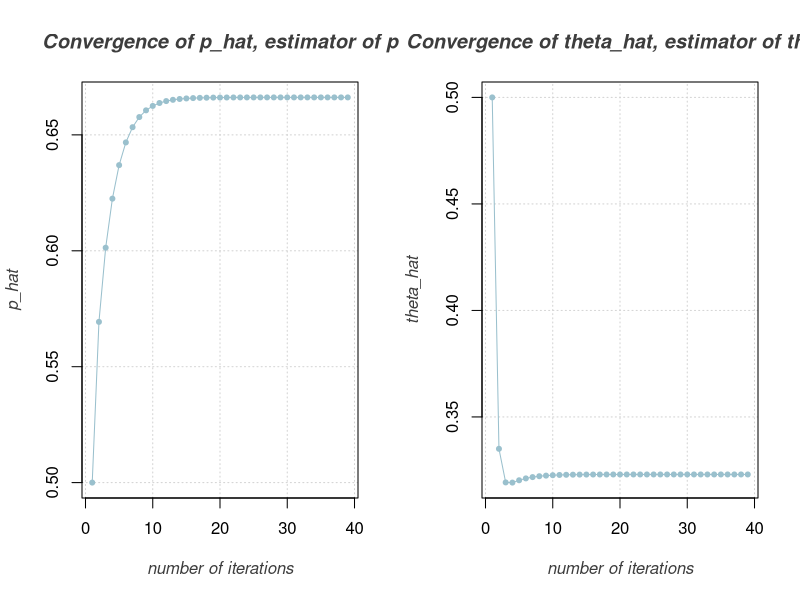
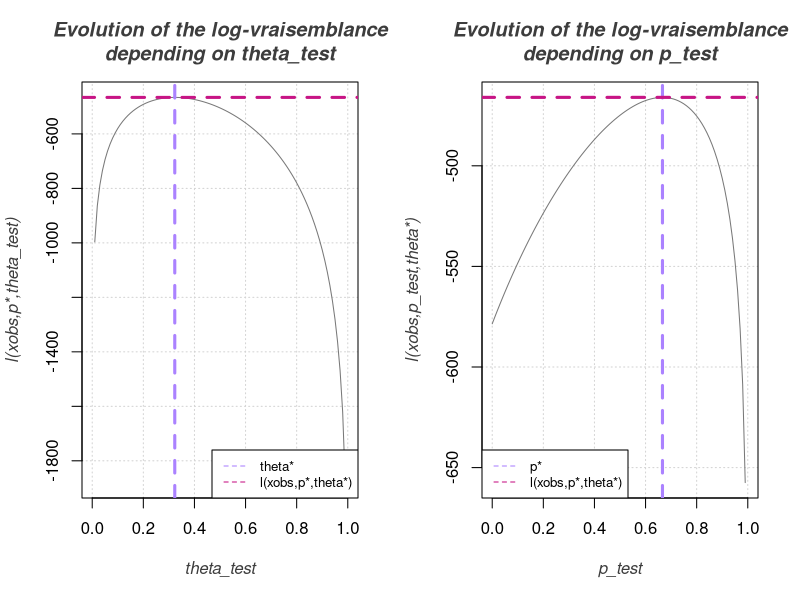

Recreate these plots in R, in order.
#Exercice 1

log_likelihood <- function(x,p,theta){
  p_AA <- p*(1-theta) + (1-p)*(1-theta)**2
  p_aA <- 2*(1-p)*theta*(1-theta)
  p_aa <-p*theta+(1-p)*theta**2
  n_AA <- sum(x=="AA")
  n_aa <- sum(x=="aa")
  n_aA <- sum(x=="aA")
  return(n_AA*log(p_AA)+n_aa*log(p_aa)+n_aA*log(p_aA))
}

est_EM <- function(x,n_em,epsilon,p_0, theta_0) {
  
  # initialization
  n <- length(x)
  p <- rep(0,n_em+1)
  theta <- rep(0,n_em+1)
  like <- rep(0,n_em)
  p[1] <- p_0
  theta[1] <- theta_0
  like[1] <- log_likelihood(x,p[1],theta[1])
  
  n_AA <- sum(x=="AA")
  n_aa <- sum(x=="aa")
  n_aA <- sum(x=="aA")
  
  # Maximization
  for (t in 1:n_em){
    
    
    p_AA1 <- p[t]*(1-theta[t])/(p[t]*(1-theta[t])+(1-p[t])*(1-theta[t])**2)
    p_AA0 <- (1-p[t])*(1-theta[t])**2/(p[t]*(1-theta[t])+(1-p[t])*(1-theta[t])**2)
    p_aa1 <- p[t]*theta[t]/(p[t]*theta[t] + (1-p[t])*theta[t]**2)
    p_aa0 <- (1-p[t])*theta[t]**2/(p[t]*theta[t] + (1-p[t])*theta[t]**2)

    
    p[t+1] <- (n_AA*p_AA1 + n_aa*p_aa1)/n
    theta[t+1] <- ((1+p_aa0)*n_aa + n_aA)/(n + n_aa*p_aa0 + n_AA*p_AA0 + n_aA)
    
    like[t+1] <- log_likelihood(x,p[t+1],theta[t+1])
    
    if (abs(like[t+1]-like[t]) < epsilon) {
      n_stop <- t
      break}

  }
  return(list(p=p[1:n_stop], theta=theta[1:n_stop],like=like[1:n_stop]))
}


#vector of observations
xobs<-c(rep("AA",302),rep("aa",125),rep("aA",73))

#initialization of the parameters
p_0 <- 1/2
theta_0 <- 1/2
n_iter <- 10000
epsilon <- 1e-16

out_EM <- est_EM(xobs, n_iter, epsilon, p_0, theta_0)

par(mfrow=c(1,2))
plot(out_EM$p,main="Convergence of p_hat, estimator of p", 
     xlab="number of iterations",ylab="p_hat",panel.first = grid(),pch=20,
     col ='lightblue3',type='o',font.main=4,col.main="gray24",font.lab=3,
     col.lab="gray24")

plot(out_EM$theta,main="Convergence of theta_hat, estimator of theta", 
     xlab="number of iterations",ylab="theta_hat" ,panel.first = grid(),pch=20, 
     col ='lightblue3',type='o',font.main=4,col.main="gray24",font.lab=3,
     col.lab="gray24")



theta_star <- out_EM$theta[length(out_EM$theta)]
p_star <- out_EM$p[length(out_EM$p)]
theta_test <- seq(0,1,0.01)
p_test <- seq(0,1,0.01)

par(mfrow=c(1,2))
plot(theta_test, log_likelihood(xobs,p_star,theta_test),type='l',
     xlab='theta_test',ylab="l(xobs,p*,theta_test)",xlim=c(0,1),
     panel.first = grid(),font.lab=3,col.lab="gray24",col="gray47")
title(main=paste("Evolution of the log-vraisemblance","\n",sep=""),
      font.main=4,col.main="gray24")
title(main=paste("\n","depending on theta_test",sep=""),font.main=4,
      col.main="gray24",)
abline(v=theta_star,col='mediumpurple1',lwd=3, lty=2)
abline(h=log_likelihood(xobs,p_star,theta_star),col='mediumvioletred',
       lwd=3, lty=2)
legend(x="bottomright",legend=c("theta*","l(xobs,p*,theta*)"),lwd = 1,
       col=c("mediumpurple1","mediumvioletred"),cex = 0.8,bg="white", lty=2)

plot(p_test, log_likelihood(xobs,p_test,theta_star),type='l',
     xlab='p_test',ylab="l(xobs,p_test,theta*)",xlim=c(0,1),
     panel.first = grid(),font.lab=3,col.lab="gray24",col="gray47")
title(main=paste("Evolution of the log-vraisemblance","\n",sep=""),font.main=4,
      col.main="gray24")
title(main=paste("\n","depending on p_test",sep=""),font.main=4,
      col.main="gray24")
abline(v=p_star,col='mediumpurple1',lwd=3, lty=2)
abline(h=log_likelihood(xobs,p_star,theta_star),col='mediumvioletred',lwd=3, 
       lty=2)
legend(x="bottomleft",legend=c("p*","l(xobs,p*,theta*)"),
       col=c("mediumpurple1","mediumvioletred"),lwd=1,cex = 0.8,bg="white", 
       lty=2)


